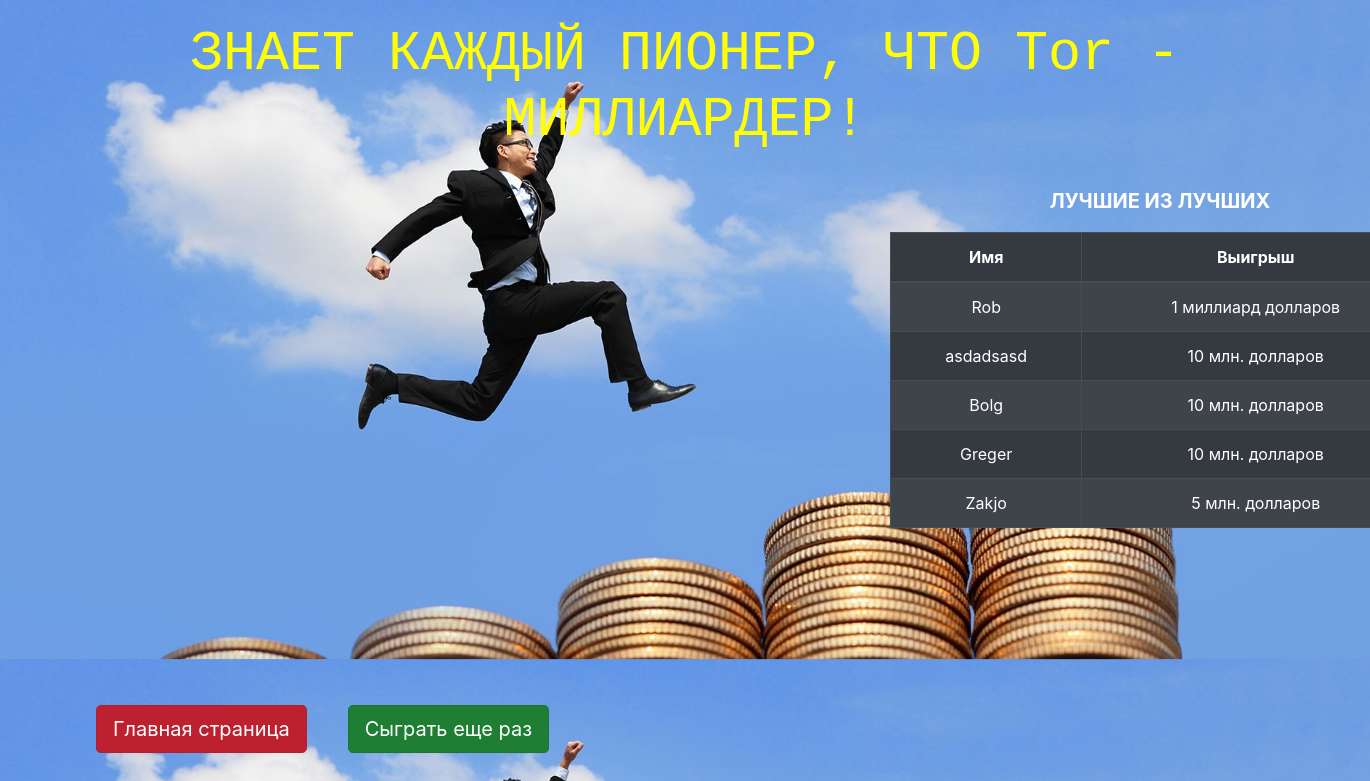
The app's page /milliarder/12/win/ with its own data.
### milliard/models.py (models this page shows, shortened)
class Player(models.Model):
    name = models.CharField(max_length=50)
    count_correct_answers = models.IntegerField(default=0, blank=True)
    money_won = models.IntegerField(default=0, blank=True)
    fifty_fifty = models.IntegerField(default=1, blank=True)
    help_people = models.IntegerField(default=1, blank=True)
    call_friend = models.IntegerField(default=1, blank=True)

### milliard/views.py (the view)
# urls.py: path('<int:player_id>/win/', views.winner, name = 'winner_url'),
def winner (request, player_id):
    player = get_object_or_404 (Player, id=player_id)
    gamers = list(Player.objects.all().order_by('money_won'))
    gamers = gamers[len(gamers):-6:-1]
    return render(request,'milliard/winner_url.html', context={'player':player, 'gamers':gamers})

### milliard/templates/milliard/winner_url.html (shortened to what this page needs)
<!DOCTYPE html>
<html lang="ru">
<head>
    <link rel="stylesheet" href="https://stackpath.bootstrapcdn.com/bootstrap/4.3.1/css/bootstrap.min.css"
>
  {% load staticfiles %}
  <link rel="stylesheet" href="{% static 'milliard/css/winner_styles.css' %}" type="text/css">
</head>
<body>
<h1 style="color: yellow; font-size: 55px; text-align: center; margin-top:22px; font-family: 'Courier New', Courier, monospace;">
ЗНАЕТ КАЖДЫЙ ПИОНЕР, ЧТО {{player.name}} - МИЛЛИАРДЕР!</h1>
<div class = "container " >
    <div class = "row">
        <div class = "col-sm-6 mt-4 offset-md-8">
<p align="center"><b><span style="color: white; font-size: 20px"> ЛУЧШИЕ ИЗ ЛУЧШИХ </span></b></p>
<table class="table table-bordered table-striped table-dark">
  <thead class="thead-dark">
    <tr align="center">
      <th scope="col">Имя</th>
      <th scope="col">Выигрыш</th>
    </tr>
  </thead>
  <tbody>
  {% for gamer in gamers  %}
    <tr align="center">
      <td >{{gamer.name }}</td>
    {% if gamer.money_won != 1000 %}
      <td >{{gamer.money_won}} млн. долларов</td>
      {% else %}
      <td >1 миллиард долларов</td>
    {% endif %}
    </tr>
  {% endfor %}
  </tbody>
</table>
        </div>
    </div>
</div>
</br><a style="margin-left:7%; margin-top:10%" href="{% url 'start_page_url' %}" class="btn btn-danger btn-lg  active"
role="button" aria-pressed="true"> Главная страница </a> &emsp;&emsp;
<a style="margin-top:10%" href="{% url 'create_player_url' %}" class="btn btn-success btn-lg  active"
role="button" aria-pressed="true"> Сыграть еще раз </a>
</body>
</html>

### milliard/static/milliard/css/winner_styles.css (style rules this page uses)
body { background-image: url("images/Winner_img.jpg"); background-size: 100%; }

### records on screen
Player: name "Tor"
Player: name "Rob", money_won "1 миллиард долларов"
Player: name "asdadsasd", money_won "10"
Player: name "Bolg", money_won "10"
Player: name "Greger", money_won "10"
Player: name "Zakjo", money_won "5"
